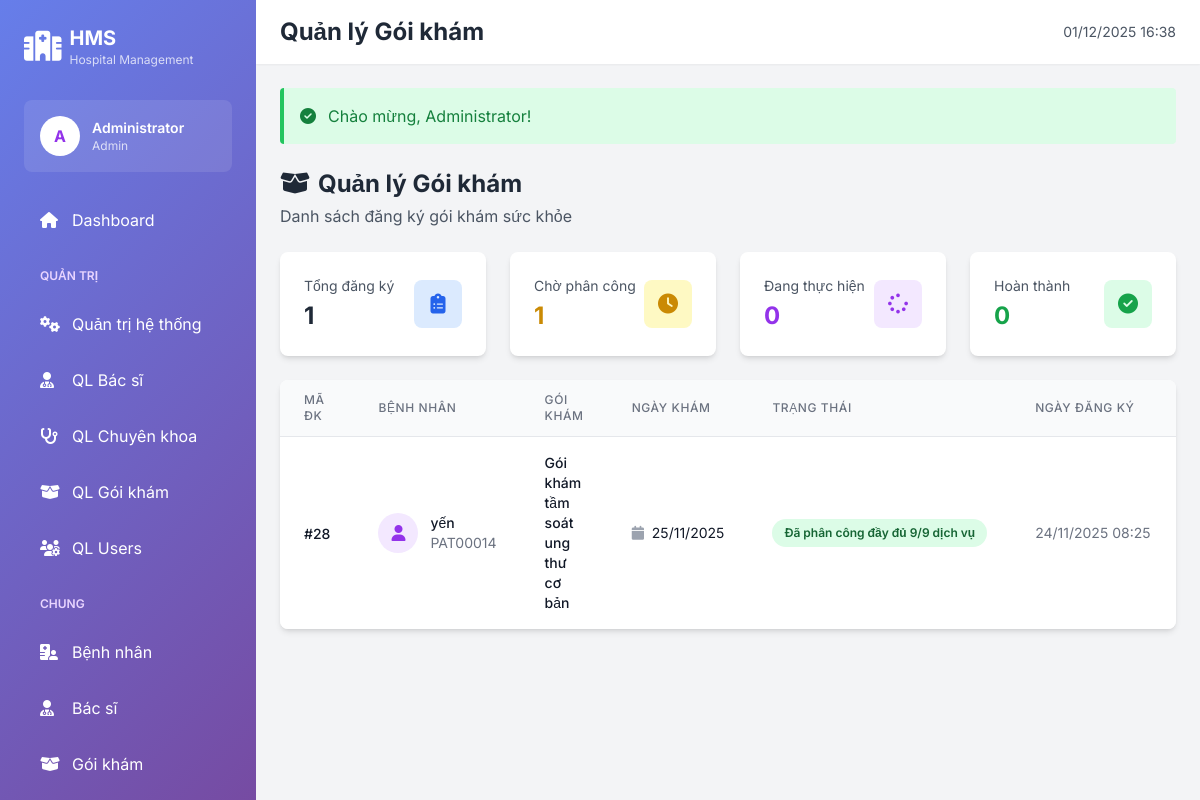
Page /WebBenhvien/hospital-management-system/public/package-appointments (signed in) on the committed database.
### tables this page shows
CREATE TABLE `package_appointments` (
  `id` int(11) NOT NULL,
  `patient_id` int(11) NOT NULL,
  `package_id` int(11) NOT NULL,
  `appointment_date` date NOT NULL,
  `status` enum('scheduled','in_progress','completed','cancelled') DEFAULT 'scheduled',
  `final_status` enum('in_progress','awaiting_review','returned','approved') NOT NULL DEFAULT 'in_progress',
  `coordinator_doctor_id` int(11) DEFAULT NULL,
  `approved_by` int(11) DEFAULT NULL,
  `approved_at` datetime DEFAULT NULL,
  `final_pdf_path` varchar(255) DEFAULT NULL,
  `notes` text DEFAULT NULL,
  `total_price` decimal(10,2) DEFAULT 0.00,
  `created_by` int(11) NOT NULL COMMENT 'User ID cß╗ºa ngã░ß╗Øi tß║ío (receptionist)',
  `created_at` timestamp NOT NULL DEFAULT current_timestamp(),
  `updated_at` timestamp NOT NULL DEFAULT current_timestamp() ON UPDATE current_timestamp()
);

CREATE TABLE `users` (
  `id` int(11) NOT NULL,
  `username` varchar(50) NOT NULL,
  `email` varchar(100) NOT NULL,
  `password` varchar(255) NOT NULL,
  `full_name` varchar(100) NOT NULL,
  `phone` varchar(20) DEFAULT NULL,
  `date_of_birth` date DEFAULT NULL,
  `gender` enum('male','female','other') DEFAULT 'other',
  `address` text DEFAULT NULL,
  `avatar` varchar(255) DEFAULT NULL,
  `role` enum('admin','doctor','patient','staff','receptionist') DEFAULT 'patient',
  `is_active` tinyint(1) DEFAULT 1,
  `created_at` timestamp NOT NULL DEFAULT current_timestamp(),
  `updated_at` timestamp NOT NULL DEFAULT current_timestamp() ON UPDATE current_timestamp()
);

CREATE TABLE `patients` (
  `id` int(11) NOT NULL,
  `user_id` int(11) NOT NULL,
  `patient_code` varchar(20) NOT NULL,
  `date_of_birth` date DEFAULT NULL,
  `gender` enum('male','female','other') DEFAULT NULL,
  `address` text DEFAULT NULL,
  `blood_type` varchar(5) DEFAULT NULL,
  `allergies` text DEFAULT NULL,
  `medical_history` text DEFAULT NULL,
  `emergency_contact` varchar(100) DEFAULT NULL,
  `emergency_phone` varchar(20) DEFAULT NULL,
  `insurance_number` varchar(50) DEFAULT NULL,
  `insurance_provider` varchar(100) DEFAULT NULL,
  `updated_at` timestamp NOT NULL DEFAULT current_timestamp() ON UPDATE current_timestamp()
);

CREATE TABLE `health_packages` (
  `id` int(11) NOT NULL,
  `package_code` varchar(20) NOT NULL,
  `name` varchar(255) NOT NULL,
  `description` text DEFAULT NULL,
  `gender_requirement` enum('both','male','female') DEFAULT 'both',
  `min_age` int(11) DEFAULT 0,
  `max_age` int(11) DEFAULT 150,
  `is_active` tinyint(1) DEFAULT 1,
  `created_at` timestamp NOT NULL DEFAULT current_timestamp(),
  `updated_at` timestamp NOT NULL DEFAULT current_timestamp() ON UPDATE current_timestamp()
);

### app/Views/package_appointments/index.php (the view, shortened to what the rows shown need)
<?php if (!Auth::isPatient()): ?>
<div class="grid grid-cols-1 md:grid-cols-4 gap-6 mb-6">
    <div class="bg-white rounded-lg shadow-md p-6">
        <div class="flex items-center justify-between">
            <div>
                <p class="text-gray-600 text-sm">Tổng đăng ký</p>
                <p class="text-2xl font-bold text-gray-800 mt-1">
                    <?= count($packageAppointments) ?>
                </p>
            </div>
            <div class="w-12 h-12 bg-blue-100 rounded-lg flex items-center justify-center">
                <i class="fas fa-clipboard-list text-blue-600 text-xl"></i>
            </div>
        </div>
    </div>
    <div class="bg-white rounded-lg shadow-md p-6">
        <div class="flex items-center justify-between">
            <div>
                <p class="text-gray-600 text-sm">Chờ phân công</p>
                <p class="text-2xl font-bold text-yellow-600 mt-1">
                    <?= count(array_filter($packageAppointments, fn($p) => $p['status'] == 'scheduled')) ?>
                </p>
            </div>
            <div class="w-12 h-12 bg-yellow-100 rounded-lg flex items-center justify-center">
                <i class="fas fa-clock text-yellow-600 text-xl"></i>
            </div>
        </div>
    </div>
    <div class="bg-white rounded-lg shadow-md p-6">
        <div class="flex items-center justify-between">
            <div>
                <p class="text-gray-600 text-sm">Đang thực hiện</p>
                <p class="text-2xl font-bold text-purple-600 mt-1">
                    <?= count(array_filter($packageAppointments, fn($p) => $p['status'] == 'in_progress')) ?>
                </p>
            </div>
            <div class="w-12 h-12 bg-purple-100 rounded-lg flex items-center justify-center">
                <i class="fas fa-spinner text-purple-600 text-xl"></i>
            </div>
        </div>
    </div>
    <div class="bg-white rounded-lg shadow-md p-6">
        <div class="flex items-center justify-between">
            <div>
                <p class="text-gray-600 text-sm">Hoàn thành</p>
                <p class="text-2xl font-bold text-green-600 mt-1">
                    <?= count(array_filter($packageAppointments, fn($p) => $p['status'] == 'completed')) ?>
                </p>
            </div>
            <div class="w-12 h-12 bg-green-100 rounded-lg flex items-center justify-center">
                <i class="fas fa-check-circle text-green-600 text-xl"></i>
            </div>
        </div>
    </div>
</div>
<?php endif; ?>
<div class="bg-white rounded-lg shadow-md overflow-hidden">
    <?php if (empty($packageAppointments)): ?>
    <div class="p-12 text-center">
        <i class="fas fa-box-open text-6xl text-gray-300 mb-4"></i>
        <p class="text-gray-500 text-lg">Chưa có đăng ký gói khám nào</p>
        <?php if (Auth::isReceptionist()): ?>
        <a href="<?= APP_URL ?>/schedule"
           class="inline-block mt-4 px-6 py-3 gradient-bg text-white rounded-lg hover:opacity-90">
            Đăng ký gói khám mới
        </a>
        <?php endif; ?>
    </div>
    <?php else: ?>
    <div class="overflow-x-auto">
        <table class="w-full">
            <thead class="bg-gray-50 border-b border-gray-200">
                <tr>
                    <th class="px-6 py-3 text-left text-xs font-medium text-gray-500 uppercase tracking-wider">
                        Mã ĐK
                    </th>
                    <th class="px-6 py-3 text-left text-xs font-medium text-gray-500 uppercase tracking-wider">
                        Bệnh nhân
                    </th>
                    <th class="px-6 py-3 text-left text-xs font-medium text-gray-500 uppercase tracking-wider">
                        Gói khám
                    </th>
                    <th class="px-6 py-3 text-left text-xs font-medium text-gray-500 uppercase tracking-wider">
                        Ngày khám
                    </th>
                    <th class="px-6 py-3 text-left text-xs font-medium text-gray-500 uppercase tracking-wider">
                        Trạng thái
                    </th>
                    <th class="px-6 py-3 text-left text-xs font-medium text-gray-500 uppercase tracking-wider">
                        Ngày đăng ký
                    </th>
                </tr>
            </thead>
            <tbody class="bg-white divide-y divide-gray-200">
                <?php foreach ($packageAppointments as $pa): ?>
                <tr class="hover:bg-gray-50 transition">
                    <td class="px-6 py-4 whitespace-nowrap">
                        <span class="text-sm font-medium text-gray-900">
                            #<?= $pa['id'] ?>
                        </span>
                    </td>
                    <td class="px-6 py-4">
                        <div class="flex items-center">
                            <div class="flex-shrink-0 h-10 w-10 bg-purple-100 rounded-full flex items-center justify-center">
                                <i class="fas fa-user text-purple-600"></i>
                            </div>
                            <div class="ml-3">
                                <p class="text-sm font-medium text-gray-900">
                                    <?= htmlspecialchars($pa['patient_name']) ?>
                                </p>
                                <p class="text-sm text-gray-500">
                                    <?= htmlspecialchars($pa['patient_code']) ?>
                                </p>
                            </div>
                        </div>
                    </td>
                    <td class="px-6 py-4">
                        <div class="text-sm text-gray-900 font-medium">
                            <?= htmlspecialchars($pa['package_name']) ?>
                        </div>
                    </td>
                    <td class="px-6 py-4 whitespace-nowrap">
                        <div class="text-sm text-gray-900">
                            <i class="fas fa-calendar mr-1 text-gray-400"></i>
                            <?= date('d/m/Y', strtotime($pa['appointment_date'])) ?>
                        </div>
                    </td>
                    <td class="px-6 py-4 whitespace-nowrap">
                        <?php
                        $as = (int)($pa['assigned_count'] ?? 0);
                        $ts = (int)($pa['total_services'] ?? 0);
                        if ($ts > 0) {
                            if ($as === 0) {
                                $colorClass = 'bg-yellow-100 text-yellow-800';
                                $label = 'Chưa phân công';
                            } elseif ($as < $ts) {
                                $colorClass = 'bg-orange-100 text-orange-800';
                                $label = "Đã phân công {$as}/{$ts} dịch vụ";
                            } else {
                                $colorClass = 'bg-green-100 text-green-800';
                                $label = "Đã phân công đầy đủ {$as}/{$ts} dịch vụ";
                            }
                        } else {
                            $colorClass = 'bg-gray-100 text-gray-800';
                            $label = 'Không có dịch vụ';
                        }
                        ?>
                        <span class="px-3 py-1 inline-flex text-xs leading-5 font-semibold rounded-full <?= $colorClass ?>">
                            <?= $label ?>
                        </span>
                    </td>
                    <td class="px-6 py-4 whitespace-nowrap text-sm text-gray-500">
                        <?= date('d/m/Y H:i', strtotime($pa['created_at'])) ?>
                    </td>
                </tr>
                <?php endforeach; ?>
            </tbody>
        </table>
    </div>
    <?php endif; ?>
</div>
<?php
require_once APP_PATH . '/Views/layouts/main.php';
?>

### rows in the picture
package_appointments: status "1", status "0", id "28", created_by.full_name "yến", patient.patient_code "PAT00014", package.name "Gói khám tầm soát ung thư cơ bản", appointment_date "25/11/2025", label "Đã phân công đầy đủ 9/9 dịch vụ", created_at "24/11/2025 08:25"

### other values in the picture
substr(Auth::user()['full_name'], 0, 1) "A"
Auth::user()['full_name'] "Administrator"
Auth::role() "Admin"
$page_title "Quản lý Gói khám"
$_SESSION['success'] "Chào mừng, Administrator!"
count($packageAppointments) "1"
